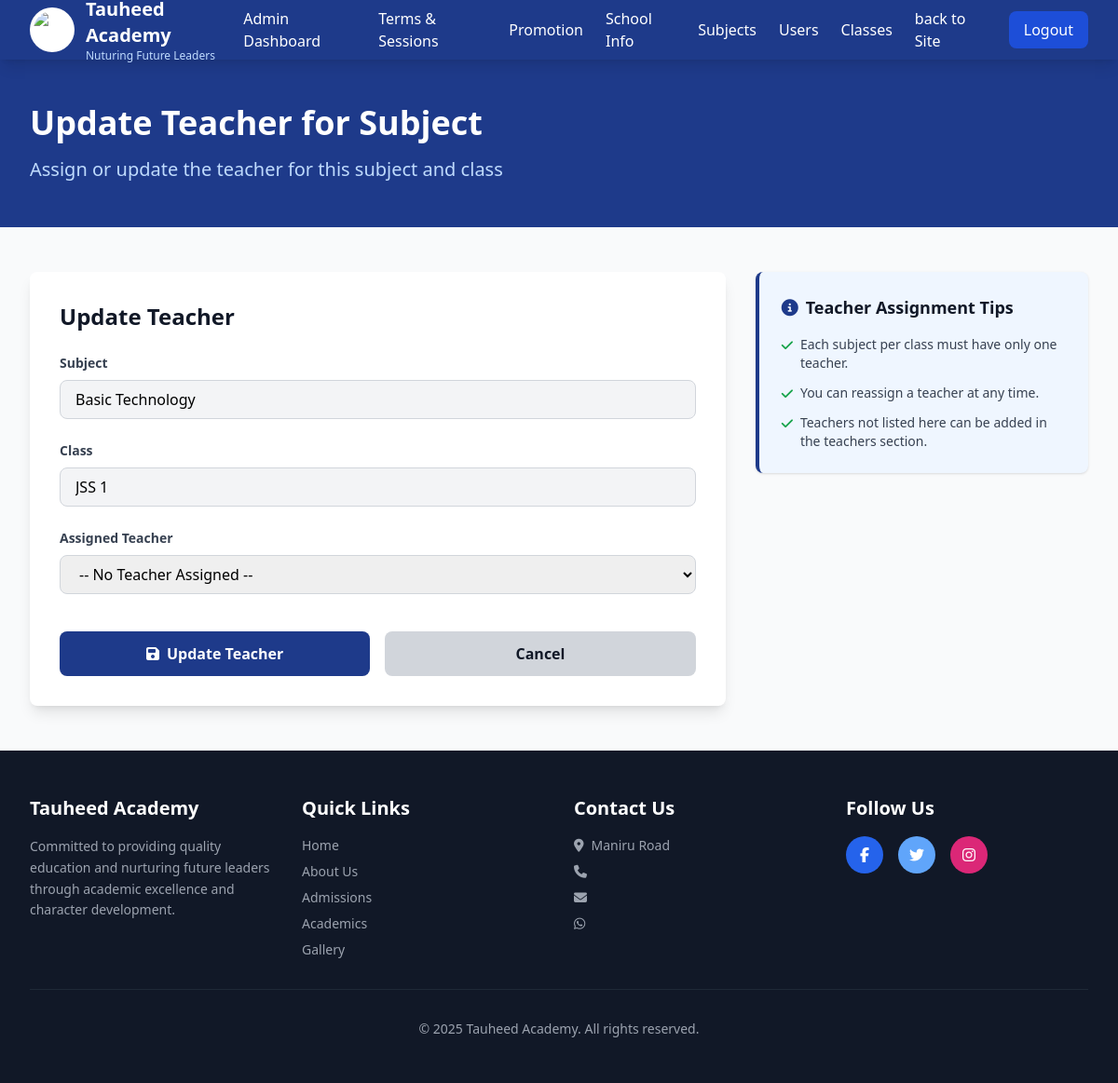
/pages/admin/subjects-management/subject-teacher.php?id=40, run on an earlier commit of the app's database.
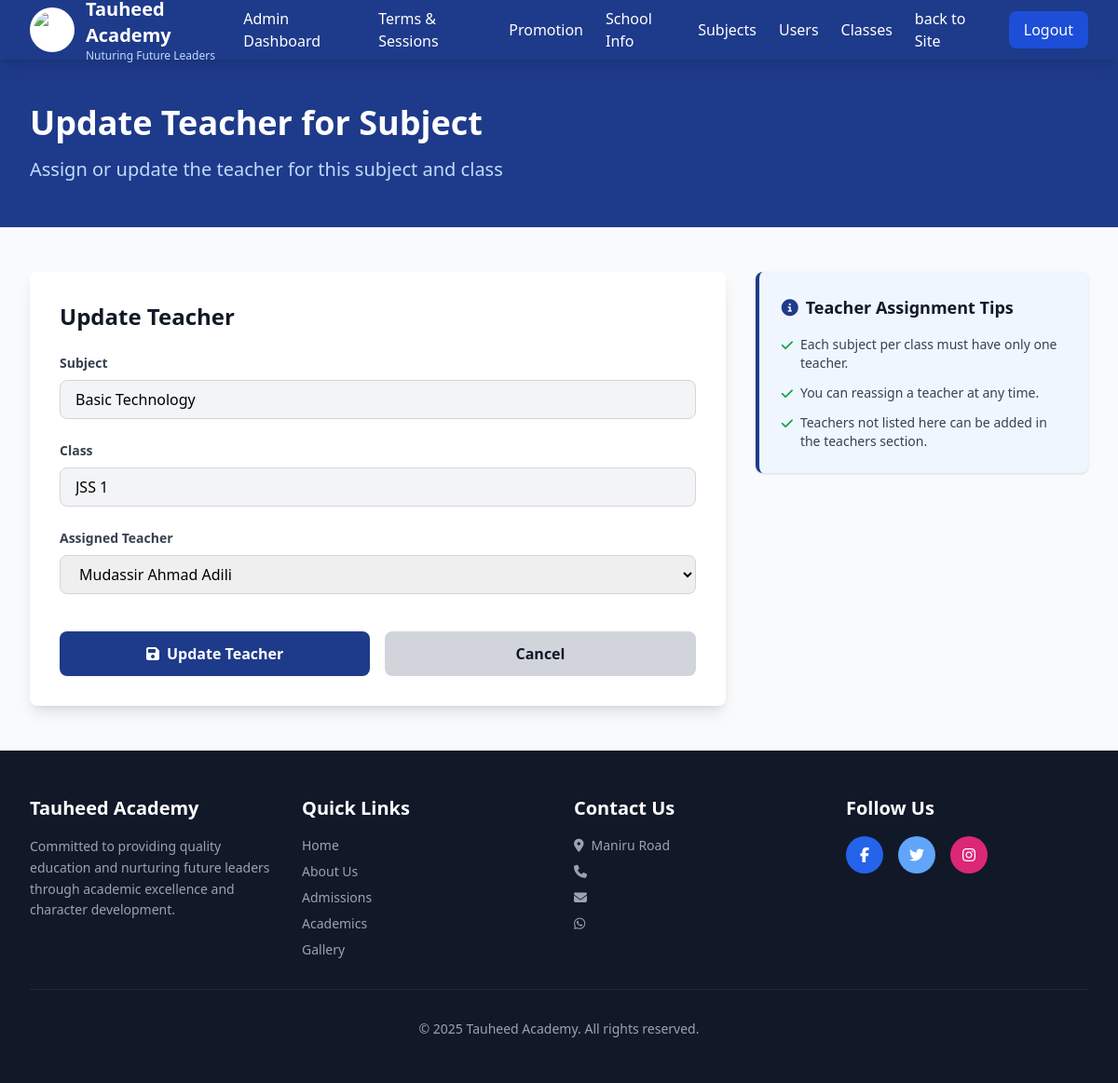
And on a later commit of the database.
### tables this page shows
CREATE TABLE `schools` (
  `id` int(11) NOT NULL,
  `name` varchar(150) NOT NULL,
  `motto` varchar(255) DEFAULT NULL,
  `address` varchar(255) DEFAULT NULL,
  `phone` varchar(20) DEFAULT NULL,
  `email` varchar(100) DEFAULT NULL,
  `whatsapp_number` varchar(20) DEFAULT NULL,
  `facebook` varchar(255) DEFAULT NULL,
  `twitter` varchar(255) DEFAULT NULL,
  `instagram` varchar(255) DEFAULT NULL,
  `logo_path` varchar(255) DEFAULT NULL,
  `created_at` timestamp NOT NULL DEFAULT current_timestamp(),
  `updated_at` timestamp NOT NULL DEFAULT current_timestamp() ON UPDATE current_timestamp()
);

CREATE TABLE `class_subjects` (
  `id` int(11) NOT NULL,
  `class_id` int(11) NOT NULL,
  `subject_id` int(11) NOT NULL,
  `teacher_id` int(11) DEFAULT NULL,
  `created_at` timestamp NOT NULL DEFAULT current_timestamp()
);

CREATE TABLE `subjects` (
  `id` int(11) NOT NULL,
  `name` varchar(100) NOT NULL,
  `created_at` timestamp NOT NULL DEFAULT current_timestamp(),
  `updated_at` timestamp NOT NULL DEFAULT current_timestamp() ON UPDATE current_timestamp()
);

CREATE TABLE `classes` (
  `id` int(11) NOT NULL,
  `section_id` int(11) NOT NULL,
  `name` varchar(100) NOT NULL,
  `created_at` timestamp NOT NULL DEFAULT current_timestamp(),
  `updated_at` timestamp NOT NULL DEFAULT current_timestamp() ON UPDATE current_timestamp()
);

CREATE TABLE `teachers` (
  `id` int(11) NOT NULL,
  `name` varchar(100) NOT NULL,
  `email` varchar(100) NOT NULL,
  `phone` varchar(20) DEFAULT NULL,
  `address` varchar(255) DEFAULT NULL,
  `qualification` varchar(150) DEFAULT NULL,
  `staff_no` varchar(50) DEFAULT NULL,
  `status` enum('active','inactive') DEFAULT 'active',
  `picture_path` varchar(255) DEFAULT NULL,
  `password` varchar(255) NOT NULL,
  `reset_token` varchar(50) DEFAULT NULL,
  `created_at` timestamp NOT NULL DEFAULT current_timestamp(),
  `updated_at` timestamp NOT NULL DEFAULT current_timestamp() ON UPDATE current_timestamp(),
  `gender` enum('male','female') DEFAULT 'male',
  `experience` varchar(255) DEFAULT NULL
);

### routes/web.php (called while the page is built, shortened)
<?php
$baseUrl = BASE_URL;

### routes/functions.php (called while the page is built, shortened)
<?php
include(__DIR__ .  '/./web.php');
function route($name)
{
    global $routes;
    if (isset($routes[$name])) {
        return $routes[$name]['url'];
    }
    return '/tauheed-academy-project/';
}
function selectAllData($table, $whereIdIs = null, $whereIdIsNot = null)
{
    global $conn;
    if ($whereIdIs) {
        $stmt = $conn->prepare("SELECT * FROM $table WHERE id =  ?");
        $stmt->bind_param('i', $whereIdIs);
    } else if ($whereIdIsNot) {
        $stmt = $conn->prepare("SELECT * FROM $table WHERE id != ?");
        $stmt->bind_param('i', $whereIdIsNot);
    } else {
        $stmt = $conn->prepare("SELECT * FROM $table");
    }
    $stmt->execute();
    $result = $stmt->get_result();
    $data = $result->fetch_all(MYSQLI_ASSOC);
    return $data;
}

### pages/admin/subjects-management/subject-teacher.php (the view, shortened to what this page needs)
<?php
include(__DIR__ . '/../../../includes/header.php');
$class_subject_id = intval($_GET['id']);
$query = "
    SELECT
        cs.id AS cs_id,
        cs.teacher_id,
        s.name AS subject_name,
        c.name AS class_name
    FROM class_subjects cs
    INNER JOIN subjects s ON cs.subject_id = s.id
    INNER JOIN classes c ON cs.class_id = c.id
    WHERE cs.id = ?
";
$stmt = $conn->prepare($query);
$stmt->bind_param('i', $class_subject_id);
$stmt->execute();
$result = $stmt->get_result();
$class_subject = $result->fetch_assoc();
$current_teacher_id = $class_subject['teacher_id'];
$teachers = selectAllData('teachers');
?>
<body class="bg-gray-50">
    <?php include(__DIR__ . '/../includes/admins-section-nav.php') ?>
    <section class="bg-blue-900 text-white py-12">
        <div class="max-w-7xl mx-auto px-4 sm:px-6 lg:px-8">
            <h1 class="text-4xl md:texupdatet-5xl font-bold mb-4">Update Teacher for Subject</h1>
            <p class="text-xl text-blue-200">Assign or update the teacher for this subject and class</p>
        </div>
    </section>
    <section class="py-12 bg-gray-50">
        <div class="max-w-7xl mx-auto px-4 sm:px-6 lg:px-8">
            <div class="grid md:grid-cols-3 gap-8">
                <div class="md:col-span-2">
                    <div class="bg-white rounded-lg shadow-lg p-8">
                        <h2 class="text-2xl font-bold text-gray-900 mb-6">Update Teacher</h2>
                        <form id="updateTeacherForm" class="space-y-6" method="POST">
                            <div>
                                <label class="block text-sm font-semibold text-gray-700 mb-2">Subject</label>
                                <input type="text"
                                    value="<?= htmlspecialchars($class_subject['subject_name']); ?>"
                                    readonly
                                    class="w-full px-4 py-2 bg-gray-100 border border-gray-300 rounded-lg cursor-not-allowed">
                            </div>
                            <div>
                                <label class="block text-sm font-semibold text-gray-700 mb-2">Class</label>
                                <input type="text"
                                    value="<?= htmlspecialchars($class_subject['class_name']); ?>"
                                    readonly
                                    class="w-full px-4 py-2 bg-gray-100 border border-gray-300 rounded-lg cursor-not-allowed">
                            </div>
                            <div>
                                <label for="teacher_id" class="block text-sm font-semibold text-gray-700 mb-2">Assigned Teacher</label>
                                <select id="teacher_id" name="teacher_id"
                                    class="w-full px-4 py-2 border border-gray-300 rounded-lg focus:outline-none focus:ring-2 focus:ring-blue-900">
                                    <option value="" <?= is_null($current_teacher_id) ? 'selected' : '' ?>>-- No Teacher Assigned --</option>
                                    <?php foreach ($teachers as $teacher): ?>
                                        <option value="<?= $teacher['id'] ?>"
                                            <?= $teacher['id'] == $current_teacher_id ? 'selected' : '' ?>>
                                            <?= htmlspecialchars($teacher['name']) ?>
                                        </option>
                                    <?php endforeach ?>
                                </select>
                            </div>
                            <div class="flex gap-4 pt-4">
                                <button type="submit" class="flex-1 bg-blue-900 text-white py-3 rounded-lg font-semibold hover:bg-blue-800 transition">
                                    <i class="fas fa-save mr-2"></i>Update Teacher
                                </button>
                                <a href="<?= route('back') ?>" class="flex-1 text-center bg-gray-300 text-gray-900 py-3 rounded-lg font-semibold hover:bg-gray-400 transition">
                                    Cancel
                                </a>
                            </div>
                        </form>
                    </div>
                </div>
                <div class="md:col-span-1">
                    <div class="bg-blue-50 rounded-lg shadow p-6 border-l-4 border-blue-900">
                        <h3 class="text-lg font-bold text-gray-900 mb-4">
                            <i class="fas fa-info-circle text-blue-900 mr-2"></i>Teacher Assignment Tips
                        </h3>
                        <ul class="space-y-3 text-sm text-gray-700">
                            <li class="flex gap-2">
                                <i class="fas fa-check text-green-600 mt-1"></i>
                                <span>Each subject per class must have only one teacher.</span>
                            </li>
                            <li class="flex gap-2">
                                <i class="fas fa-check text-green-600 mt-1"></i>
                                <span>You can reassign a teacher at any time.</span>
                            </li>
                            <li class="flex gap-2">
                                <i class="fas fa-check text-green-600 mt-1"></i>
                                <span>Teachers not listed here can be added in the teachers section.</span>
                            </li>
                        </ul>
                    </div>
                </div>
            </div>
        </div>
    </section>
    <?php include(__DIR__ . '/../../../includes/footer.php'); ?>
</body>
</html>

### includes/header.php (shortened to what this page needs)
<?php
include(__DIR__ .  '/../routes/functions.php');
$stmt = $conn->prepare('SELECT * FROM schools ORDER BY created_at ASC LIMIT 1');
$stmt->execute();
$result = $stmt->get_result();
$school = $result->fetch_assoc();
?>
<!DOCTYPE html>
<html lang="en">
<head>
    <script src="https://cdn.tailwindcss.com"></script>
    <link rel="stylesheet" href="https://cdnjs.cloudflare.com/ajax/libs/font-awesome/6.5.1/css/all.min.css">
    <link href="https://cdn.jsdelivr.net/npm/tom-select/dist/css/tom-select.css" rel="stylesheet">
</head>

### pages/admin/includes/admins-section-nav.php (shortened to what this page needs)
<nav class="bg-blue-900 text-white sticky top-0 z-50 shadow-lg">
    <div class="max-w-7xl mx-auto px-4 sm:px-6 lg:px-8">
        <div class="flex justify-between items-center h-16">
            <div class="flex items-center gap-3">
                <img src="/placeholder.svg?height=50&width=50" alt="School Logo" class="h-12 w-12 rounded-full bg-white p-1">
                <div>
                    <h1 class="text-xl font-bold"><?= $school['name'] ?? 'Tauheed Academy' ?></h1>
                    <p class="text-xs text-blue-200"><?= $school['motto']; ?></p>
                </div>
            </div>
            <div class="hidden md:flex items-center gap-6">
                <a href="<?= route('admin-section'); ?>" class="hover:text-blue-300 transition">Admin Dashboard</a>
                <a href="<?= route('term-session-management'); ?>" class="hover:text-blue-300 transition">Terms & Sessions</a>
                <a href="<?= route('promotion'); ?>" class="hover:text-blue-300 transition">Promotion</a>
                <a href="<?= route('school-info') ?>" class="hover:text-blue-300 transition">School Info</a>
                <a href="<?= route('subjects-management') ?>" class="hover:text-blue-300 transition">Subjects</a>
                <a href="<?= route('users-management') ?>" class="hover:text-blue-300 transition">Users</a>
                <a href="<?= route('class-arm-section-management') ?>" class="hover:text-blue-300 transition">Classes</a>
                <a href="<?= route('home') ?>" class="hover:text-blue-300 transition">back to Site</a>
                <a href="<?= route('logout') ?>"> <button class="bg-blue-700 hover:bg-blue-800 px-4 py-2 rounded-lg transition">Logout</button></a>
            </div>
        </div>
    </div>
</nav>

### includes/footer.php (shortened to what this page needs)
<footer class="bg-gray-900 text-white py-12">
    <div class="max-w-7xl mx-auto px-4 sm:px-6 lg:px-8">
        <div class="grid grid-cols-1 md:grid-cols-4 gap-8">
            <div>
                <h3 class="text-xl font-bold mb-4"><?= $school['name'] ?? 'Tauheed Academy' ?></h3>
                <p class="text-gray-400 text-sm leading-relaxed">
                    Committed to providing quality education and nurturing future leaders through academic excellence and character development.
                </p>
            </div>
            <div>
                <h3 class="text-xl font-bold mb-4">Quick Links</h3>
                <ul class="space-y-2 text-sm">
                    <li><a href="<?= route('home') ?>" class="text-gray-400 hover:text-white transition">Home</a></li>
                    <li><a href="pages/about.html" class="text-gray-400 hover:text-white transition">About Us</a></li>
                    <li><a href="pages/admissions.html" class="text-gray-400 hover:text-white transition">Admissions</a></li>
                    <li><a href="pages/academics.html" class="text-gray-400 hover:text-white transition">Academics</a></li>
                    <li><a href="pages/gallery.html" class="text-gray-400 hover:text-white transition">Gallery</a></li>
                </ul>
            </div>
            <div>
                <h3 class="text-xl font-bold mb-4">Contact Us</h3>
                <ul class="space-y-2 text-sm text-gray-400">
                    <li><i class="fas fa-map-marker-alt mr-2"></i><?= $school['address'] ?? '' ?></li>
                    <li><i class="fas fa-phone mr-2"></i><?= $school['phone'] ?? '' ?></li>
                    <li><i class="fas fa-envelope mr-2"></i><?= $school['email'] ?? '' ?></li>
                    <li><i class="fab fa-whatsapp mr-2"></i><?= $school['whatsapp_number'] ?? '' ?></li>
                </ul>
            </div>
            <div>
                <h3 class="text-xl font-bold mb-4">Follow Us</h3>
                <div class="flex gap-4">
                    <a href="<?= $school['facebook'] ?? '#' ?>" class="bg-blue-600 hover:bg-blue-700 w-10 h-10 rounded-full flex items-center justify-center transition">
                        <i class="fab fa-facebook-f"></i>
                    </a>
                    <a href="<?= $school['twitter'] ?? '#' ?>" class="bg-blue-400 hover:bg-blue-500 w-10 h-10 rounded-full flex items-center justify-center transition">
                        <i class="fab fa-twitter"></i>
                    </a>
                    <a href="<?= $school['instagram'] ?? '#' ?>" class="bg-pink-600 hover:bg-pink-700 w-10 h-10 rounded-full flex items-center justify-center transition">
                        <i class="fab fa-instagram"></i>
                    </a>
                </div>
            </div>
        </div>
        <div class="border-t border-gray-800 mt-8 pt-8 text-center text-gray-400 text-sm">
            <p>&copy; 2025 <?= $school['name'] ?? 'Tauheed Academy' ?>. All rights reserved.</p>
        </div>
    </div>
</footer>

What changed in the data, as far as the page shows it:
changed class_subjects "Basic Technology": teacher_id (not shown) → "Mudassir Ahmad Adili"
Also different on the page:
form field teacher_id: "-- No Teacher Assigned --" → (not shown)
